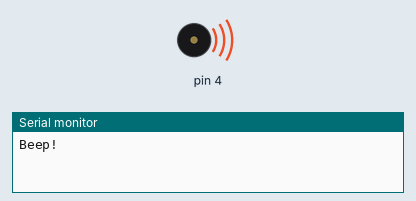
This sketch was run on a simulated Arduino Uno, built with avr-gcc and run on an emulated ATmega328P. Parts: buzzer (waves = sounding), the last lines printed to the serial monitor.

Above: at 0.1 s.
At 2.1 s:
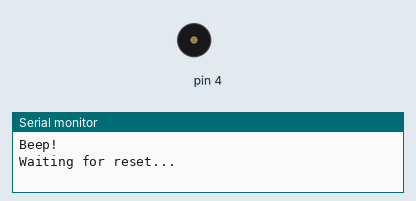
Timing chart, 0 to 3.6 s (numbered marks = the images above):
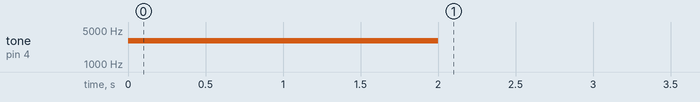

The sketch:

ex1.ino
```cpp
void setup() {
  Serial.begin(9600);

  Serial.println("Beep!");

  tone(4, 3000, 1000);
  delay(1000);
  tone(4, 3000, 1000); // Play tone for 1 second
  delay(1000); // Delay to finish tone
}

void loop() {
  Serial.println("Waiting for reset...");
  delay(1000);
}
```
